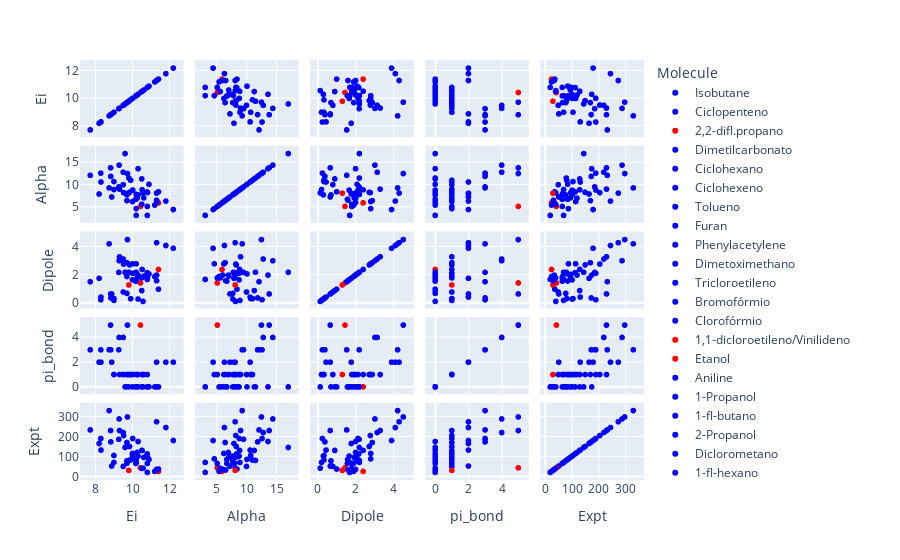

Notebook source saved alongside this figure:
### Code cell
# tentando entender onde se encontram essas moléculas
def color_map(molecule):
    return 'red' if molecule in ['Etanol', '1,1-dicloroetileno/Vinilideno',
       '2,2-difl.propano'] else 'blue'

px.scatter_matrix(df_all_pol, dimensions=["Ei", "Alpha", "Dipole", "pi_bond", "Expt"], 
                  color="Molecule",
                  color_discrete_map={m: color_map(m) for m in df_all_pol["Molecule"]})

### Figure 1 — Plotly figure (JSON) as saved in the notebook; plotly's stock layout.template omitted (floating-point values rounded to 4 significant figures)
{"data": [{"dimensions": [{"axis": {"matches": true}, "label": "Ei", "values": [10.57]}, {"axis": {"matches": true}, "label": "Alpha", "values": [8.14]}, {"axis": {"matches": true}, "label": "Dipole", "values": [0.132]}, {"axis": {"matches": true}, "label": "pi_bond", "values": [0]}, {"axis": {"matches": true}, "label": "Expt", "values": [41]}], "hovertemplate": "Molecule=Isobutane<br>%{xaxis.title.text}=%{x}<br>%{yaxis.title.text}=%{y}<extra></extra>", "legendgroup": "Isobutane", "marker": {"color": "blue", "symbol": "circle"}, "name": "Isobutane", "showlegend": true, "type": "splom"}, {"dimensions": [{"axis": {"matches": true}, "label": "Ei", "values": [9]}, {"axis": {"matches": true}, "label": "Alpha", "values": [8.9]}, {"axis": {"matches": true}, "label": "Dipole", "values": [0.2]}, {"axis": {"matches": true}, "label": "pi_bond", "values": [1]}, {"axis": {"matches": true}, "label": "Expt", "values": [70]}], "hovertemplate": "Molecule=Ciclopenteno<br>%{xaxis.title.text}=%{x}<br>%{yaxis.title.text}=%{y}<extra></extra>", "legendgroup": "Ciclopenteno", "marker": {"color": "blue", "symbol": "circle"}, "name": "Ciclopenteno", "showlegend": true, "type": "splom"}, {"dimensions": [{"axis": {"matches": true}, "label": "Ei", "values": [11.4]}, {"axis": {"matches": true}, "label": "Alpha", "values": [5.9]}, {"axis": {"matches": true}, "label": "Dipole", "values": [2.4]}, {"axis": {"matches": true}, "label": "pi_bond", "values": [0]}, {"axis": {"matches": true}, "label": "Expt", "values": [25]}], "hovertemplate": "Molecule=2,2-difl.propano<br>%{xaxis.title.text}=%{x}<br>%{yaxis.title.text}=%{y}<extra></extra>", "legendgroup": "2,2-difl.propano", "marker": {"color": "red", "symbol": "circle"}, "name": "2,2-difl.propano", "showlegend": true, "type": "splom"}, {"dimensions": [{"axis": {"matches": true}, "label": "Ei", "values": [10.3]}, {"axis": {"matches": true}, "label": "Alpha", "values": [7.7]}, {"axis": {"matches": true}, "label": "Dipole", "values": [0.3]}, {"axis": {"matches": true}, "label": "pi_bond", "values": [1]}, {"axis": {"matches": true}, "label": "Expt", "values": [102]}], "hovertemplate": "Molecule=Dimetilcarbonato<br>%{xaxis.title.text}=%{x}<br>%{yaxis.title.text}=%{y}<extra></extra>", "legendgroup": "Dimetilcarbonato", "marker": {"color": "blue", "symbol": "circle"}, "name": "Dimetilcarbonato", "showlegend": true, "type": "splom"}, {"dimensions": [{"axis": {"matches": true}, "label": "Ei", "values": [9.9]}, {"axis": {"matches": true}, "label": "Alpha", "values": [11]}, {"axis": {"matches": true}, "label": "Dipole", "values": [0.33]}, {"axis": {"matches": true}, "label": "pi_bond", "values": [1]}, {"axis": {"matches": true}, "label": "Expt", "values": [82]}], "hovertemplate": "Molecule=Ciclohexano<br>%{xaxis.title.text}=%{x}<br>%{yaxis.title.text}=%{y}<extra></extra>", "legendgroup": "Ciclohexano", "marker": {"color": "blue", "symbol": "circle"}, "name": "Ciclohexano", "showlegend": true, "type": "splom"}, {"dimensions": [{"axis": {"matches": true}, "label": "Ei", "values": [9]}, {"axis": {"matches": true}, "label": "Alpha", "values": [10.7]}, {"axis": {"matches": true}, "label": "Dipole", "values": [0.33]}, {"axis": {"matches": true}, "label": "pi_bond", "values": [1]}, {"axis": {"matches": true}, "label": "Expt", "values": [105]}], "hovertemplate": "Molecule=Ciclohexeno<br>%{xaxis.title.text}=%{x}<br>%{yaxis.title.text}=%{y}<extra></extra>", "legendgroup": "Ciclohexeno", "marker": {"color": "blue", "symbol": "circle"}, "name": "Ciclohexeno", "showlegend": true, "type": "splom"}, {"dimensions": [{"axis": {"matches": true}, "label": "Ei", "values": [8.83]}, {"axis": {"matches": true}, "label": "Alpha", "values": [11.86]}, {"axis": {"matches": true}, "label": "Dipole", "values": [0.38]}, {"axis": {"matches": true}, "label": "pi_bond", "values": [3]}, {"axis": {"matches": true}, "label": "Expt", "values": [173]}], "hovertemplate": "Molecule=Tolueno<br>%{xaxis.title.text}=%{x}<br>%{yaxis.title.text}=%{y}<extra></extra>", "legendgroup": "Tolueno", "marker": {"color": "blue", "symbol": "circle"}, "name": "Tolueno", "showlegend": true, "type": "splom"}, {"dimensions": [{"axis": {"matches": true}, "label": "Ei", "values": [8.88]}, {"axis": {"matches": true}, "label": "Alpha", "values": [7.23]}, {"axis": {"matches": true}, "label": "Dipole", "values": [0.66]}, {"axis": {"matches": true}, "label": "pi_bond", "values": [2]}, {"axis": {"matches": true}, "label": "Expt", "values": [52]}], "hovertemplate": "Molecule=Furan<br>%{xaxis.title.text}=%{x}<br>%{yaxis.title.text}=%{y}<extra></extra>", "legendgroup": "Furan", "marker": {"color": "blue", "symbol": "circle"}, "name": "Furan", "showlegend": true, "type": "splom"}, {"dimensions": [{"axis": {"matches": true}, "label": "Ei", "values": [8.82]}, {"axis": {"matches": true}, "label": "Alpha", "values": [13.8]}, {"axis": {"matches": true}, "label": "Dipole", "values": [0.66]}, {"axis": {"matches": true}, "label": "pi_bond", "values": [5]}, {"axis": {"matches": true}, "label": "Expt", "values": [230]}], "hovertemplate": "Molecule=Phenylacetylene<br>%{xaxis.title.text}=%{x}<br>%{yaxis.title.text}=%{y}<extra></extra>", "legendgroup": "Phenylacetylene", "marker": {"color": "blue", "symbol": "circle"}, "name": "Phenylacetylene", "showlegend": true, "type": "splom"}, {"dimensions": [{"axis": {"matches": true}, "label": "Ei", "values": [9.7]}, {"axis": {"matches": true}, "label": "Alpha", "values": [7.7]}, {"axis": {"matches": true}, "label": "Dipole", "values": [0.7]}, {"axis": {"matches": true}, "label": "pi_bond", "values": [0]}, {"axis": {"matches": true}, "label": "Expt", "values": [78]}], "hovertemplate": "Molecule=Dimetoximethano<br>%{xaxis.title.text}=%{x}<br>%{yaxis.title.text}=%{y}<extra></extra>", "legendgroup": "Dimetoximethano", "marker": {"color": "blue", "symbol": "circle"}, "name": "Dimetoximethano", "showlegend": true, "type": "splom"}, {"dimensions": [{"axis": {"matches": true}, "label": "Ei", "values": [9.5]}, {"axis": {"matches": true}, "label": "Alpha", "values": [10]}, {"axis": {"matches": true}, "label": "Dipole", "values": [0.8]}, {"axis": {"matches": true}, "label": "pi_bond", "values": [1]}, {"axis": {"matches": true}, "label": "Expt", "values": [50]}], "hovertemplate": "Molecule=Tricloroetileno<br>%{xaxis.title.text}=%{x}<br>%{yaxis.title.text}=%{y}<extra></extra>", "legendgroup": "Tricloroetileno", "marker": {"color": "blue", "symbol": "circle"}, "name": "Tricloroetileno", "showlegend": true, "type": "splom"}, {"dimensions": [{"axis": {"matches": true}, "label": "Ei", "values": [10.5]}, {"axis": {"matches": true}, "label": "Alpha", "values": [11.3]}, {"axis": {"matches": true}, "label": "Dipole", "values": [0.9]}, {"axis": {"matches": true}, "label": "pi_bond", "values": [0]}, {"axis": {"matches": true}, "label": "Expt", "values": [130]}], "hovertemplate": "Molecule=Bromofórmio<br>%{xaxis.title.text}=%{x}<br>%{yaxis.title.text}=%{y}<extra></extra>", "legendgroup": "Bromofórmio", "marker": {"color": "blue", "symbol": "circle"}, "name": "Bromofórmio", "showlegend": true, "type": "splom"}, {"dimensions": [{"axis": {"matches": true}, "label": "Ei", "values": [11.4]}, {"axis": {"matches": true}, "label": "Alpha", "values": [8.4]}, {"axis": {"matches": true}, "label": "Dipole", "values": [1]}, {"axis": {"matches": true}, "label": "pi_bond", "values": [0]}, {"axis": {"matches": true}, "label": "Expt", "values": [37]}], "hovertemplate": "Molecule=Clorofórmio<br>%{xaxis.title.text}=%{x}<br>%{yaxis.title.text}=%{y}<extra></extra>", "legendgroup": "Clorofórmio", "marker": {"color": "blue", "symbol": "circle"}, "name": "Clorofórmio", "showlegend": true, "type": "splom"}, {"dimensions": [{"axis": {"matches": true}, "label": "Ei", "values": [9.8]}, {"axis": {"matches": true}, "label": "Alpha", "values": [8.1]}, {"axis": {"matches": true}, "label": "Dipole", "values": [1.3]}, {"axis": {"matches": true}, "label": "pi_bond", "values": [1]}, {"axis": {"matches": true}, "label": "Expt", "values": [30]}], "hovertemplate": "Molecule=1,1-dicloroetileno/Vinilideno<br>%{xaxis.title.text}=%{x}<br>%{yaxis.title.text}=%{y}<extra></extra>", "legendgroup": "1,1-dicloroetileno/Vinilideno", "marker": {"color": "red", "symbol": "circle"}, "name": "1,1-dicloroetileno/Vinilideno", "showlegend": true, "type": "splom"}, {"dimensions": [{"axis": {"matches": true}, "label": "Ei", "values": [10.43]}, {"axis": {"matches": true}, "label": "Alpha", "values": [5.11]}, {"axis": {"matches": true}, "label": "Dipole", "values": [1.44]}, {"axis": {"matches": true}, "label": "pi_bond", "values": [5]}, {"axis": {"matches": true}, "label": "Expt", "values": [43]}], "hovertemplate": "Molecule=Etanol<br>%{xaxis.title.text}=%{x}<br>%{yaxis.title.text}=%{y}<extra></extra>", "legendgroup": "Etanol", "marker": {"color": "red", "symbol": "circle"}, "name": "Etanol", "showlegend": true, "type": "splom"}, {"dimensions": [{"axis": {"matches": true}, "label": "Ei", "values": [7.72]}, {"axis": {"matches": true}, "label": "Alpha", "values": [12.1]}, {"axis": {"matches": true}, "label": "Dipole", "values": [1.53]}, {"axis": {"matches": true}, "label": "pi_bond", "values": [3]}, {"axis": {"matches": true}, "label": "Expt", "values": [233]}], "hovertemplate": "Molecule=Aniline<br>%{xaxis.title.text}=%{x}<br>%{yaxis.title.text}=%{y}<extra></extra>", "legendgroup": "Aniline", "marker": {"color": "blue", "symbol": "circle"}, "name": "Aniline", "showlegend": true, "type": "splom"}, {"dimensions": [{"axis": {"matches": true}, "label": "Ei", "values": [10.18]}, {"axis": {"matches": true}, "label": "Alpha", "values": [6.7]}, {"axis": {"matches": true}, "label": "Dipole", "values": [1.57]}, {"axis": {"matches": true}, "label": "pi_bond", "values": [0]}, {"axis": {"matches": true}, "label": "Expt", "values": [65]}], "hovertemplate": "Molecule=1-Propanol<br>%{xaxis.title.text}=%{x}<br>%{yaxis.title.text}=%{y}<extra></extra>", "legendgroup": "1-Propanol", "marker": {"color": "blue", "symbol": "circle"}, "name": "1-Propanol", "showlegend": true, "type": "splom"}, {"dimensions": [{"axis": {"matches": true}, "label": "Ei", "values": [10.2]}, {"axis": {"matches": true}, "label": "Alpha", "values": [7.8]}, {"axis": {"matches": true}, "label": "Dipole", "values": [2.2]}, {"axis": {"matches": true}, "label": "pi_bond", "values": [0]}, {"axis": {"matches": true}, "label": "Expt", "values": [70]}], "hovertemplate": "Molecule=1-fl-butano<br>%{xaxis.title.text}=%{x}<br>%{yaxis.title.text}=%{y}<extra></extra>", "legendgroup": "1-fl-butano", "marker": {"color": "blue", "symbol": "circle"}, "name": "1-fl-butano", "showlegend": true, "type": "splom"}, {"dimensions": [{"axis": {"matches": true}, "label": "Ei", "values": [10.17]}, {"axis": {"matches": true}, "label": "Alpha", "values": [6.7]}, {"axis": {"matches": true}, "label": "Dipole", "values": [1.58]}, {"axis": {"matches": true}, "label": "pi_bond", "values": [0]}, {"axis": {"matches": true}, "label": "Expt", "values": [85]}], "hovertemplate": "Molecule=2-Propanol<br>%{xaxis.title.text}=%{x}<br>%{yaxis.title.text}=%{y}<extra></extra>", "legendgroup": "2-Propanol", "marker": {"color": "blue", "symbol": "circle"}, "name": "2-Propanol", "showlegend": true, "type": "splom"}, {"dimensions": [{"axis": {"matches": true}, "label": "Ei", "values": [11.3]}, {"axis": {"matches": true}, "label": "Alpha", "values": [6.5]}, {"axis": {"matches": true}, "label": "Dipole", "values": [1.6]}, {"axis": {"matches": true}, "label": "pi_bond", "values": [0]}, {"axis": {"matches": true}, "label": "Expt", "values": [32]}], "hovertemplate": "Molecule=Diclorometano<br>%{xaxis.title.text}=%{x}<br>%{yaxis.title.text}=%{y}<extra></extra>", "legendgroup": "Diclorometano", "marker": {"color": "blue", "symbol": "circle"}, "name": "Diclorometano", "showlegend": true, "type": "splom"}, {"dimensions": [{"axis": {"matches": true}, "label": "Ei", "values": [9.8]}, {"axis": {"matches": true}, "label": "Alpha", "values": [11.5]}, {"axis": {"matches": true}, "label": "Dipole", "values": [2.2]}, {"axis": {"matches": true}, "label": "pi_bond", "values": [0]}, {"axis": {"matches": true}, "label": "Expt", "values": [80]}], "hovertemplate": "Molecule=1-fl-hexano<br>%{xaxis.title.text}=%{x}<br>%{yaxis.title.text}=%{y}<extra></extra>", "legendgroup": "1-fl-hexano", "marker": {"color": "blue", "symbol": "circle"}, "name": "1-fl-hexano", "showlegend": true, "type": "splom"}, {"dimensions": [{"axis": {"matches": true}, "label": "Ei", "values": [10]}, {"axis": {"matches": true}, "label": "Alpha", "values": [8.77]}, {"axis": {"matches": true}, "label": "Dipole", "values": [1.66]}, {"axis": {"matches": true}, "label": "pi_bond", "values": [0]}, {"axis": {"matches": true}, "label": "Expt", "values": [102]}], "hovertemplate": "Molecule=1-Butanol<br>%{xaxis.title.text}=%{x}<br>%{yaxis.title.text}=%{y}<extra></extra>", "legendgroup": "1-Butanol", "marker": {"color": "blue", "symbol": "circle"}, "name": "1-Butanol", "showlegend": true, "type": "splom"}, {"dimensions": [{"axis": {"matches": true}, "label": "Ei", "values": [10.89]}, {"axis": {"matches": true}, "label": "Alpha", "values": [10.08]}, {"axis": {"matches": true}, "label": "Dipole", "values": [2.08]}, {"axis": {"matches": true}, "label": "pi_bond", "values": [0]}, {"axis": {"matches": true}, "label": "Expt", "values": [85]}], "hovertemplate": "Molecule=1,3-Dichloropropane<br>%{xaxis.title.text}=%{x}<br>%{yaxis.title.text}=%{y}<extra></extra>", "legendgroup": "1,3-Dichloropropane", "marker": {"color": "blue", "symbol": "circle"}, "name": "1,3-Dichloropropane", "showlegend": true, "type": "splom"}, {"dimensions": [{"axis": {"matches": true}, "label": "Ei", "values": [10.8]}, {"axis": {"matches": true}, "label": "Alpha", "values": [3.08]}, {"axis": {"matches": true}, "label": "Dipole", "values": [1.69]}, {"axis": {"matches": true}, "label": "pi_bond", "values": [0]}, {"axis": {"matches": true}, "label": "Expt", "values": [20]}], "hovertemplate": "Molecule=Metanol<br>%{xaxis.title.text}=%{x}<br>%{yaxis.title.text}=%{y}<extra></extra>", "legendgroup": "Metanol", "marker": {"color": "blue", "symbol": "circle"}, "name": "Metanol", "showlegend": true, "type": "splom"}, {"dimensions": [{"axis": {"matches": true}, "label": "Ei", "values": [10.2]}, {"axis": {"matches": true}, "label": "Alpha", "values": [3.08]}, {"axis": {"matches": true}, "label": "Dipole", "values": [1.69]}, {"axis": {"matches": true}, "label": "pi_bond", "values": [0]}, {"axis": {"matches": true}, "label": "Expt", "values": [70]}], "hovertemplate": "Molecule=1,2-Ethanediol<br>%{xaxis.title.text}=%{x}<br>%{yaxis.title.text}=%{y}<extra></extra>", "legendgroup": "1,2-Ethanediol", "marker": {"color": "blue", "symbol": "circle"}, "name": "1,2-Ethanediol", "showlegend": true, "type": "splom"}, {"dimensions": [{"axis": {"matches": true}, "label": "Ei", "values": [8.2]}, {"axis": {"matches": true}, "label": "Alpha", "values": [7.9]}, {"axis": {"matches": true}, "label": "Dipole", "values": [1.77]}, {"axis": {"matches": true}, "label": "pi_bond", "values": [2]}, {"axis": {"matches": true}, "label": "Expt", "values": [165]}], "hovertemplate": "Molecule=Pyrrole<br>%{xaxis.title.text}=%{x}<br>%{yaxis.title.text}=%{y}<extra></extra>", "legendgroup": "Pyrrole", "marker": {"color": "blue", "symbol": "circle"}, "name": "Pyrrole", "showlegend": true, "type": "splom"}, {"dimensions": [{"axis": {"matches": true}, "label": "Ei", "values": [10.5]}, {"axis": {"matches": true}, "label": "Alpha", "values": [5.6]}, {"axis": {"matches": true}, "label": "Dipole", "values": [1.8]}, {"axis": {"matches": true}, "label": "pi_bond", "values": [0]}, {"axis": {"matches": true}, "label": "Expt", "values": [40]}], "hovertemplate": "Molecule=MetilBromo<br>%{xaxis.title.text}=%{x}<br>%{yaxis.title.text}=%{y}<extra></extra>", "legendgroup": "MetilBromo", "marker": {"color": "blue", "symbol": "circle"}, "name": "MetilBromo", "showlegend": true, "type": "splom"}, {"dimensions": [{"axis": {"matches": true}, "label": "Ei", "values": [10.8]}, {"axis": {"matches": true}, "label": "Alpha", "values": [5.1]}, {"axis": {"matches": true}, "label": "Dipole", "values": [1.8]}, {"axis": {"matches": true}, "label": "pi_bond", "values": [1]}, {"axis": {"matches": true}, "label": "Expt", "values": [65]}], "hovertemplate": "Molecule=Metyl Formate<br>%{xaxis.title.text}=%{x}<br>%{yaxis.title.text}=%{y}<extra></extra>", "legendgroup": "Metyl Formate", "marker": {"color": "blue", "symbol": "circle"}, "name": "Metyl Formate", "showlegend": true, "type": "splom"}, {"dimensions": [{"axis": {"matches": true}, "label": "Ei", "values": [11.2]}, {"axis": {"matches": true}, "label": "Alpha", "values": [5.4]}, {"axis": {"matches": true}, "label": "Dipole", "values": [1.9]}, {"axis": {"matches": true}, "label": "pi_bond", "values": [0]}, {"axis": {"matches": true}, "label": "Expt", "values": [25]}], "hovertemplate": "Molecule=Methyl Chloride<br>%{xaxis.title.text}=%{x}<br>%{yaxis.title.text}=%{y}<extra></extra>", "legendgroup": "Methyl Chloride", "marker": {"color": "blue", "symbol": "circle"}, "name": "Methyl Chloride", "showlegend": true, "type": "splom"}, {"dimensions": [{"axis": {"matches": true}, "label": "Ei", "values": [9.7]}, {"axis": {"matches": true}, "label": "Alpha", "values": [8]}, {"axis": {"matches": true}, "label": "Dipole", "values": [1.9]}, {"axis": {"matches": true}, "label": "pi_bond", "values": [1]}, {"axis": {"matches": true}, "label": "Expt", "values": [66]}], "hovertemplate": "Molecule=1,2-cis-dicloroetileno<br>%{xaxis.title.text}=%{x}<br>%{yaxis.title.text}=%{y}<extra></extra>", "legendgroup": "1,2-cis-dicloroetileno", "marker": {"color": "blue", "symbol": "circle"}, "name": "1,2-cis-dicloroetileno", "showlegend": true, "type": "splom"}, {"dimensions": [{"axis": {"matches": true}, "label": "Ei", "values": [10.61]}, {"axis": {"matches": true}, "label": "Alpha", "values": [7.02]}, {"axis": {"matches": true}, "label": "Dipole", "values": [1.93]}, {"axis": {"matches": true}, "label": "pi_bond", "values": [1]}, {"axis": {"matches": true}, "label": "Expt", "values": [95]}], "hovertemplate": "Molecule=Etilformato<br>%{xaxis.title.text}=%{x}<br>%{yaxis.title.text}=%{y}<extra></extra>", "legendgroup": "Etilformato", "marker": {"color": "blue", "symbol": "circle"}, "name": "Etilformato", "showlegend": true, "type": "splom"}, {"dimensions": [{"axis": {"matches": true}, "label": "Ei", "values": [11.3]}, {"axis": {"matches": true}, "label": "Alpha", "values": [6]}, {"axis": {"matches": true}, "label": "Dipole", "values": [2]}, {"axis": {"matches": true}, "label": "pi_bond", "values": [0]}, {"axis": {"matches": true}, "label": "Expt", "values": [35]}], "hovertemplate": "Molecule=1-fl-propano<br>%{xaxis.title.text}=%{x}<br>%{yaxis.title.text}=%{y}<extra></extra>", "legendgroup": "1-fl-propano", "marker": {"color": "blue", "symbol": "circle"}, "name": "1-fl-propano", "showlegend": true, "type": "splom"}, {"dimensions": [{"axis": {"matches": true}, "label": "Ei", "values": [10.25]}, {"axis": {"matches": true}, "label": "Alpha", "values": [6.96]}, {"axis": {"matches": true}, "label": "Dipole", "values": [2]}, {"axis": {"matches": true}, "label": "pi_bond", "values": [1]}, {"axis": {"matches": true}, "label": "Expt", "values": [120]}], "hovertemplate": "Molecule=Metilacetato<br>%{xaxis.title.text}=%{x}<br>%{yaxis.title.text}=%{y}<extra></extra>", "legendgroup": "Metilacetato", "marker": {"color": "blue", "symbol": "circle"}, "name": "Metilacetato", "showlegend": true, "type": "splom"}, {"dimensions": [{"axis": {"matches": true}, "label": "Ei", "values": [10.52]}, {"axis": {"matches": true}, "label": "Alpha", "values": [8.85]}, {"axis": {"matches": true}, "label": "Dipole", "values": [2.4]}, {"axis": {"matches": true}, "label": "pi_bond", "values": [1]}, {"axis": {"matches": true}, "label": "Expt", "values": [130]}], "hovertemplate": "Molecule=Propilformato<br>%{xaxis.title.text}=%{x}<br>%{yaxis.title.text}=%{y}<extra></extra>", "legendgroup": "Propilformato", "marker": {"color": "blue", "symbol": "circle"}, "name": "Propilformato", "showlegend": true, "type": "splom"}, {"dimensions": [{"axis": {"matches": true}, "label": "Ei", "values": [8.3]}, {"axis": {"matches": true}, "label": "Alpha", "values": [10.6]}, {"axis": {"matches": true}, "label": "Dipole", "values": [0.44]}, {"axis": {"matches": true}, "label": "pi_bond", "values": [2]}, {"axis": {"matches": true}, "label": "Expt", "values": [132]}], "hovertemplate": "Molecule=1,3-Ciclohexadieno<br>%{xaxis.title.text}=%{x}<br>%{yaxis.title.text}=%{y}<extra></extra>", "legendgroup": "1,3-Ciclohexadieno", "marker": {"color": "blue", "symbol": "circle"}, "name": "1,3-Ciclohexadieno", "showlegend": true, "type": "splom"}, {"dimensions": [{"axis": {"matches": true}, "label": "Ei", "values": [9.6]}, {"axis": {"matches": true}, "label": "Alpha", "values": [17]}, {"axis": {"matches": true}, "label": "Dipole", "values": [2.2]}, {"axis": {"matches": true}, "label": "pi_bond", "values": [0]}, {"axis": {"matches": true}, "label": "Expt", "values": [145]}], "hovertemplate": "Molecule=1-fl-nonano<br>%{xaxis.title.text}=%{x}<br>%{yaxis.title.text}=%{y}<extra></extra>", "legendgroup": "1-fl-nonano", "marker": {"color": "blue", "symbol": "circle"}, "name": "1-fl-nonano", "showlegend": true, "type": "splom"}, {"dimensions": [{"axis": {"matches": true}, "label": "Ei", "values": [10.81]}, {"axis": {"matches": true}, "label": "Alpha", "values": [8.24]}, {"axis": {"matches": true}, "label": "Dipole", "values": [2.05]}, {"axis": {"matches": true}, "label": "pi_bond", "values": [0]}, {"axis": {"matches": true}, "label": "Expt", "values": [97]}], "hovertemplate": "Molecule=n-Propylchloride/1-chloropropane<br>%{xaxis.title.text}=%{x}<br>%{yaxis.title.text}=%{y}<extra></extra>", "legendgroup": "n-Propylchloride/1-chloropropane", "marker": {"color": "blue", "symbol": "circle"}, "name": "n-Propylchloride/1-chloropropane", "showlegend": true, "type": "splom"}, {"dimensions": [{"axis": {"matches": true}, "label": "Ei", "values": [10.01]}, {"axis": {"matches": true}, "label": "Alpha", "values": [8.8]}, {"axis": {"matches": true}, "label": "Dipole", "values": [2.13]}, {"axis": {"matches": true}, "label": "pi_bond", "values": [1]}, {"axis": {"matches": true}, "label": "Expt", "values": [190]}], "hovertemplate": "Molecule=Etilacetato<br>%{xaxis.title.text}=%{x}<br>%{yaxis.title.text}=%{y}<extra></extra>", "legendgroup": "Etilacetato", "marker": {"color": "blue", "symbol": "circle"}, "name": "Etilacetato", "showlegend": true, "type": "splom"}, {"dimensions": [{"axis": {"matches": true}, "label": "Ei", "values": [10.79]}, {"axis": {"matches": true}, "label": "Alpha", "values": [8.36]}, {"axis": {"matches": true}, "label": "Dipole", "values": [2.17]}, {"axis": {"matches": true}, "label": "pi_bond", "values": [0]}, {"axis": {"matches": true}, "label": "Expt", "values": [113]}], "hovertemplate": "Molecule=Isopropylcloride<br>%{xaxis.title.text}=%{x}<br>%{yaxis.title.text}=%{y}<extra></extra>", "legendgroup": "Isopropylcloride", "marker": {"color": "blue", "symbol": "circle"}, "name": "Isopropylcloride", "showlegend": true, "type": "splom"}, {"dimensions": [{"axis": {"matches": true}, "label": "Ei", "values": [9.26]}, {"axis": {"matches": true}, "label": "Alpha", "values": [9.5]}, {"axis": {"matches": true}, "label": "Dipole", "values": [2.19]}, {"axis": {"matches": true}, "label": "pi_bond", "values": [3]}, {"axis": {"matches": true}, "label": "Expt", "values": [186]}], "hovertemplate": "Molecule=Pyridine<br>%{xaxis.title.text}=%{x}<br>%{yaxis.title.text}=%{y}<extra></extra>", "legendgroup": "Pyridine", "marker": {"color": "blue", "symbol": "circle"}, "name": "Pyridine", "showlegend": true, "type": "splom"}, {"dimensions": [{"axis": {"matches": true}, "label": "Ei", "values": [10.3]}, {"axis": {"matches": true}, "label": "Alpha", "values": [13.6]}, {"axis": {"matches": true}, "label": "Dipole", "values": [2]}, {"axis": {"matches": true}, "label": "pi_bond", "values": [0]}, {"axis": {"matches": true}, "label": "Expt", "values": [175]}], "hovertemplate": "Molecule=1-cl.hexano<br>%{xaxis.title.text}=%{x}<br>%{yaxis.title.text}=%{y}<extra></extra>", "legendgroup": "1-cl.hexano", "marker": {"color": "blue", "symbol": "circle"}, "name": "1-cl.hexano", "showlegend": true, "type": "splom"}, {"dimensions": [{"axis": {"matches": true}, "label": "Ei", "values": [9.84]}, {"axis": {"matches": true}, "label": "Alpha", "values": [8.28]}, {"axis": {"matches": true}, "label": "Dipole", "values": [2.72]}, {"axis": {"matches": true}, "label": "pi_bond", "values": [1]}, {"axis": {"matches": true}, "label": "Expt", "values": [150]}], "hovertemplate": "Molecule=Butanal<br>%{xaxis.title.text}=%{x}<br>%{yaxis.title.text}=%{y}<extra></extra>", "legendgroup": "Butanal", "marker": {"color": "blue", "symbol": "circle"}, "name": "Butanal", "showlegend": true, "type": "splom"}, {"dimensions": [{"axis": {"matches": true}, "label": "Ei", "values": [9.52]}, {"axis": {"matches": true}, "label": "Alpha", "values": [8.21]}, {"axis": {"matches": true}, "label": "Dipole", "values": [2.78]}, {"axis": {"matches": true}, "label": "pi_bond", "values": [1]}, {"axis": {"matches": true}, "label": "Expt", "values": [205]}], "hovertemplate": "Molecule=2-Butanona<br>%{xaxis.title.text}=%{x}<br>%{yaxis.title.text}=%{y}<extra></extra>", "legendgroup": "2-Butanona", "marker": {"color": "blue", "symbol": "circle"}, "name": "2-Butanona", "showlegend": true, "type": "splom"}, {"dimensions": [{"axis": {"matches": true}, "label": "Ei", "values": [8.29]}, {"axis": {"matches": true}, "label": "Alpha", "values": [12.6]}, {"axis": {"matches": true}, "label": "Dipole", "values": [0.25]}, {"axis": {"matches": true}, "label": "pi_bond", "values": [3]}, {"axis": {"matches": true}, "label": "Expt", "values": [190]}], "hovertemplate": "Molecule=Cycloheptatriene<br>%{xaxis.title.text}=%{x}<br>%{yaxis.title.text}=%{y}<extra></extra>", "legendgroup": "Cycloheptatriene", "marker": {"color": "blue", "symbol": "circle"}, "name": "Cycloheptatriene", "showlegend": true, "type": "splom"}, {"dimensions": [{"axis": {"matches": true}, "label": "Ei", "values": [10.2]}, {"axis": {"matches": true}, "label": "Alpha", "values": [4.6]}, {"axis": {"matches": true}, "label": "Dipole", "values": [2.8]}, {"axis": {"matches": true}, "label": "pi_bond", "values": [1]}, {"axis": {"matches": true}, "label": "Expt", "values": [88]}], "hovertemplate": "Molecule=Acetaldeído<br>%{xaxis.title.text}=%{x}<br>%{yaxis.title.text}=%{y}<extra></extra>", "legendgroup": "Acetaldeído", "marker": {"color": "blue", "symbol": "circle"}, "name": "Acetaldeído", "showlegend": true, "type": "splom"}, {"dimensions": [{"axis": {"matches": true}, "label": "Ei", "values": [10]}, {"axis": {"matches": true}, "label": "Alpha", "values": [6.2]}, {"axis": {"matches": true}, "label": "Dipole", "values": [2.8]}, {"axis": {"matches": true}, "label": "pi_bond", "values": [1]}, {"axis": {"matches": true}, "label": "Expt", "values": [115]}], "hovertemplate": "Molecule=Propanal<br>%{xaxis.title.text}=%{x}<br>%{yaxis.title.text}=%{y}<extra></extra>", "legendgroup": "Propanal", "marker": {"color": "blue", "symbol": "circle"}, "name": "Propanal", "showlegend": true, "type": "splom"}, {"dimensions": [{"axis": {"matches": true}, "label": "Ei", "values": [9.7]}, {"axis": {"matches": true}, "label": "Alpha", "values": [6.41]}, {"axis": {"matches": true}, "label": "Dipole", "values": [2.88]}, {"axis": {"matches": true}, "label": "pi_bond", "values": [1]}, {"axis": {"matches": true}, "label": "Expt", "values": [170]}], "hovertemplate": "Molecule=Acetona<br>%{xaxis.title.text}=%{x}<br>%{yaxis.title.text}=%{y}<extra></extra>", "legendgroup": "Acetona", "marker": {"color": "blue", "symbol": "circle"}, "name": "Acetona", "showlegend": true, "type": "splom"}, {"dimensions": [{"axis": {"matches": true}, "label": "Ei", "values": [9.28]}, {"axis": {"matches": true}, "label": "Alpha", "values": [14.4]}, {"axis": {"matches": true}, "label": "Dipole", "values": [3.02]}, {"axis": {"matches": true}, "label": "pi_bond", "values": [4]}, {"axis": {"matches": true}, "label": "Expt", "values": [288]}], "hovertemplate": "Molecule=Acetophenone<br>%{xaxis.title.text}=%{x}<br>%{yaxis.title.text}=%{y}<extra></extra>", "legendgroup": "Acetophenone", "marker": {"color": "blue", "symbol": "circle"}, "name": "Acetophenone", "showlegend": true, "type": "splom"}, {"dimensions": [{"axis": {"matches": true}, "label": "Ei", "values": [9.5]}, {"axis": {"matches": true}, "label": "Alpha", "values": [12.8]}, {"axis": {"matches": true}, "label": "Dipole", "values": [3.14]}, {"axis": {"matches": true}, "label": "pi_bond", "values": [4]}, {"axis": {"matches": true}, "label": "Expt", "values": [220]}], "hovertemplate": "Molecule=Benzaldehyde<br>%{xaxis.title.text}=%{x}<br>%{yaxis.title.text}=%{y}<extra></extra>", "legendgroup": "Benzaldehyde", "marker": {"color": "blue", "symbol": "circle"}, "name": "Benzaldehyde", "showlegend": true, "type": "splom"}, {"dimensions": [{"axis": {"matches": true}, "label": "Ei", "values": [9.3]}, {"axis": {"matches": true}, "label": "Alpha", "values": [9]}, {"axis": {"matches": true}, "label": "Dipole", "values": [3.3]}, {"axis": {"matches": true}, "label": "pi_bond", "values": [1]}, {"axis": {"matches": true}, "label": "Expt", "values": [230]}], "hovertemplate": "Molecule=Ciclopentanona<br>%{xaxis.title.text}=%{x}<br>%{yaxis.title.text}=%{y}<extra></extra>", "legendgroup": "Ciclopentanona", "marker": {"color": "blue", "symbol": "circle"}, "name": "Ciclopentanona", "showlegend": true, "type": "splom"}, {"dimensions": [{"axis": {"matches": true}, "label": "Ei", "values": [12.2]}, {"axis": {"matches": true}, "label": "Alpha", "values": [4.4]}, {"axis": {"matches": true}, "label": "Dipole", "values": [3.9]}, {"axis": {"matches": true}, "label": "pi_bond", "values": [2]}, {"axis": {"matches": true}, "label": "Expt", "values": [180]}], "hovertemplate": "Molecule=Acetonitrila<br>%{xaxis.title.text}=%{x}<br>%{yaxis.title.text}=%{y}<extra></extra>", "legendgroup": "Acetonitrila", "marker": {"color": "blue", "symbol": "circle"}, "name": "Acetonitrila", "showlegend": true, "type": "splom"}, {"dimensions": [{"axis": {"matches": true}, "label": "Ei", "values": [11.8]}, {"axis": {"matches": true}, "label": "Alpha", "values": [6.3]}, {"axis": {"matches": true}, "label": "Dipole", "values": [4.1]}, {"axis": {"matches": true}, "label": "pi_bond", "values": [2]}, {"axis": {"matches": true}, "label": "Expt", "values": [245]}], "hovertemplate": "Molecule=Propionitrila<br>%{xaxis.title.text}=%{x}<br>%{yaxis.title.text}=%{y}<extra></extra>", "legendgroup": "Propionitrila", "marker": {"color": "blue", "symbol": "circle"}, "name": "Propionitrila", "showlegend": true, "type": "splom"}, {"dimensions": [{"axis": {"matches": true}, "label": "Ei", "values": [8.74]}, {"axis": {"matches": true}, "label": "Alpha", "values": [9.27]}, {"axis": {"matches": true}, "label": "Dipole", "values": [4.22]}, {"axis": {"matches": true}, "label": "pi_bond", "values": [3]}, {"axis": {"matches": true}, "label": "Expt", "values": [330]}], "hovertemplate": "Molecule=Pyridazine<br>%{xaxis.title.text}=%{x}<br>%{yaxis.title.text}=%{y}<extra></extra>", "legendgroup": "Pyridazine", "marker": {"color": "blue", "symbol": "circle"}, "name": "Pyridazine", "showlegend": true, "type": "splom"}, {"dimensions": [{"axis": {"matches": true}, "label": "Ei", "values": [11.3]}, {"axis": {"matches": true}, "label": "Alpha", "values": [8.1]}, {"axis": {"matches": true}, "label": "Dipole", "values": [4.3]}, {"axis": {"matches": true}, "label": "pi_bond", "values": [2]}, {"axis": {"matches": true}, "label": "Expt", "values": [274]}], "hovertemplate": "Molecule=2-Metilpropionitrila<br>%{xaxis.title.text}=%{x}<br>%{yaxis.title.text}=%{y}<extra></extra>", "legendgroup": "2-Metilpropionitrila", "marker": {"color": "blue", "symbol": "circle"}, "name": "2-Metilpropionitrila", "showlegend": true, "type": "splom"}, {"dimensions": [{"axis": {"matches": true}, "label": "Ei", "values": [9.73]}, {"axis": {"matches": true}, "label": "Alpha", "values": [12.5]}, {"axis": {"matches": true}, "label": "Dipole", "values": [4.52]}, {"axis": {"matches": true}, "label": "pi_bond", "values": [5]}, {"axis": {"matches": true}, "label": "Expt", "values": [298]}], "hovertemplate": "Molecule=Benzonitrile<br>%{xaxis.title.text}=%{x}<br>%{yaxis.title.text}=%{y}<extra></extra>", "legendgroup": "Benzonitrile", "marker": {"color": "blue", "symbol": "circle"}, "name": "Benzonitrile", "showlegend": true, "type": "splom"}], "layout": {"dragmode": "select", "legend": {"title": {"text": "Molecule"}, "tracegroupgap": 0}, "margin": {"t": 60}}}
